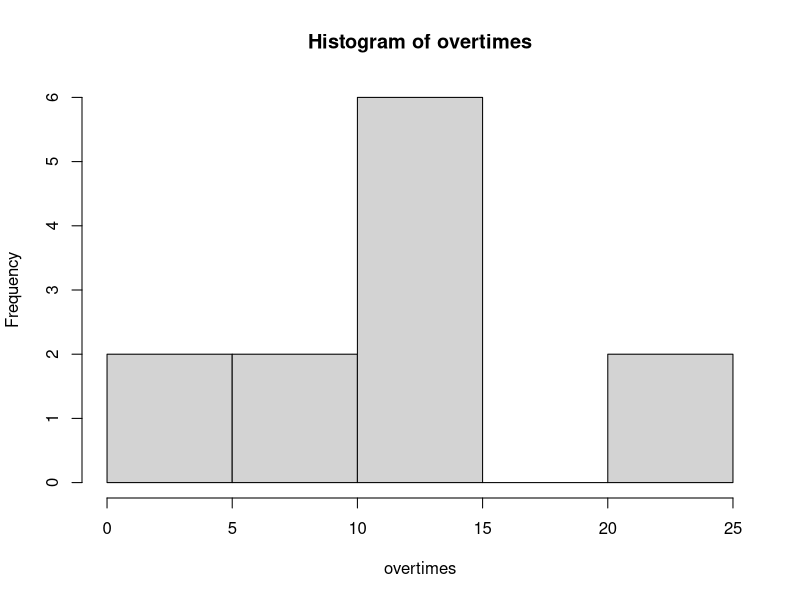

Write R code to recreate this figure.
################################################################################
## Source: edX
## Series: Foundations of Data Analysis
## Course: 1 Statistics Using R
## Week: Week 2
## Topic: Univariate Descriptive Statistics
## File: week-02-quiz.R
## Date: 2016-02-13
################################################################################


################################################################################
# Twelve coworkers log their hours worked overtime in the past month:
# {10,   2,   6,   12,   14,   15,   15,   24,   15,   25,   3,   12}

overtimes <- c(10, 2, 6, 12, 14, 15, 15, 24, 15, 25, 3, 12)

# Q: What is the mean of the sample?
sum <- sum(overtimes)
n <- length(overtimes)
mean_actual <- sum / n
mean_actual

mean_expected <- mean(overtimes)
mean_expected

# Q: What is the standard deviation of the sample?

mean_diff <- overtimes - mean_actual
squared_mean_diff <- mean_diff * mean_diff
sum_of_squared_mean_diff <- sum(squared_mean_diff)
sum_of_squared_mean_diff_div_n <- sum_of_squared_mean_diff / (n-1)
sd_actual <- sqrt(sum_of_squared_mean_diff_div_n)
sd_actual

sd_expected <- sd(overtimes)
sd_expected

# Q: What is the 5-number summary for sample?
summary <- summary(overtimes)
summary

# min 
min <- summary[[1]]
min

# Q1
q1 <- summary[[2]]
q1

# Q2
q2 <- summary[[3]]
q2

# Q3
q3 <- summary[[5]]
q3

# max
max <- summary[[6]]
max

# Q: The mean number of overtime hours was?

mean <- summary[['Mean']]
mean

# Q: The median number of overtime hours was?

median <- summary[['Median']]
median

# Q: The ranges was?

range <- max - min
range

# Q: The IQR was?

iqr <- q3 - q1
iqr

# Q: What is the shape of this distrubtion of scores?

hist(overtimes)

################################################################################